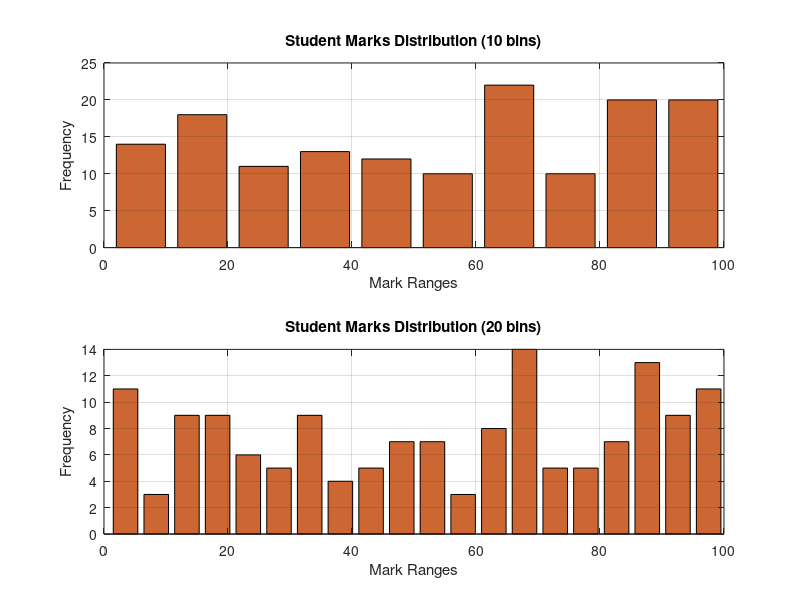

Source code (MATLAB):


%% 11.3 Experiment 3: Histogram and Data Visualization
disp('--- 11.3 Experiment 3: Histogram ---');

% Generate random student marks
marks = randi([0, 100], 1, 150);
bins = [10, 20];

figure('Name', '11.3 Histogram and Data Visualization');
for i = 1:length(bins)
    num_bins = bins(i);
    
    % Using hist() to get counts and centers as per manual hints
    [counts, centers] = hist(marks, num_bins);
    
    subplot(2, 1, i);
    bar(centers, counts, 'FaceColor', [0.8 0.4 0.2]);
    title(sprintf('Student Marks Distribution (%d bins)', num_bins));
    xlabel('Mark Ranges');
    ylabel('Frequency');
    grid on;
    
    fprintf('\nFrequency Table for %d bins:\n', num_bins);
    fprintf('Bin Center | Frequency\n');
    fprintf('----------------------\n');
    for j = 1:length(centers)
        fprintf('%10.2f | %9d\n', centers(j), counts(j));
    end
end
